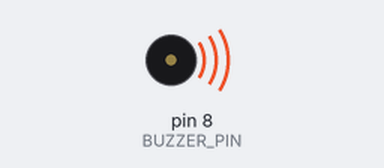
Bench run of a sketch on a simulated Arduino Uno, built with avr-gcc and run on an emulated ATmega328P. On the bench: buzzer (waves = sounding).

Above: at 2.0 s.
At 21.9 s:
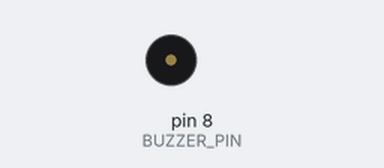
Timing chart, 0 to 40.0 s (numbered marks = the images above):
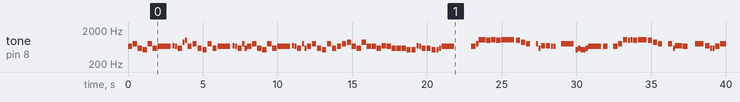

Measured:
- by itself, tone on pin 8 (BUZZER_PIN): plays 659 Hz for 0.28 s, 784 Hz for 0.28 s, 587 Hz for 0.28 s, 523 Hz for 0.28 s, 784 Hz for 0.28 s, 587 Hz for 0.28 s … (113 notes in this stretch)

The sketch:

P10_Music-1.ino
```cpp
/*
 * 蜂鸣器正极 → Pin 8，负极 → GND
 */

#define BUZZER_PIN 8

// ---------- 音符频率 ----------
#define REST     0
#define NOTE_G4  392  // 低音 5 (补充)
#define NOTE_A4  440  // 低音 6
#define NOTE_B4  494  // 低音 7 (补充)
#define NOTE_C5  523  // 1
#define NOTE_D5  587  // 2
#define NOTE_E5  659  // 3
#define NOTE_F5  698  // 4
#define NOTE_G5  784  // 5
#define NOTE_A5  880  // 6
#define NOTE_B5  988  // 7
#define NOTE_C6  1047 // 1̇ (高音)
#define NOTE_D6  1175 // 2̇
#define NOTE_E6  1319 // 3̇

int tempo = 90;
int unit = 60000 / tempo / 2; // 八分音符时长

int melody[] = {
  // ================= 前奏 (8小节) =================
  NOTE_E5, NOTE_G5, NOTE_D5, NOTE_C5, NOTE_G5, NOTE_D5,
  NOTE_E5, NOTE_F5, NOTE_E5, NOTE_D5, NOTE_A5, NOTE_B5,
  NOTE_E5, NOTE_G5, NOTE_D5, NOTE_C5, NOTE_G5, NOTE_D5,
  NOTE_E5, NOTE_F5, NOTE_E5, NOTE_D5, NOTE_G5, NOTE_D5,
  NOTE_E5, NOTE_G5, NOTE_D5, NOTE_C5, NOTE_G5, NOTE_D5,
  NOTE_E5, NOTE_F5, NOTE_E5, NOTE_D5, NOTE_G5, NOTE_D5,
  NOTE_E5, NOTE_G5, NOTE_D5, NOTE_C5, NOTE_G5, NOTE_D5,
  NOTE_E5, NOTE_G5, NOTE_A5, NOTE_E5, NOTE_D5, NOTE_A5,

  // ================= 主歌 A (第9-15小节) =================
  NOTE_E5, NOTE_E5, NOTE_D5, NOTE_F5, NOTE_E5, NOTE_D5,
  NOTE_D5, NOTE_D5, NOTE_C5, NOTE_C5, NOTE_F5, NOTE_E5, NOTE_D5,
  NOTE_D5, NOTE_C5, NOTE_C5, NOTE_D5, NOTE_E5,
  REST, NOTE_E5, NOTE_G5, NOTE_C6, NOTE_C6,
  NOTE_B5, NOTE_C6, NOTE_B5, NOTE_C6,
  NOTE_B5, NOTE_A5, NOTE_G5, REST, NOTE_G5, NOTE_D5, NOTE_F5,
  NOTE_F5, NOTE_E5, NOTE_E5, REST, NOTE_G5,

  // ================= 主歌后半段 (第23-28小节) =================
  // 1 2 1 1 2 3.
  NOTE_C5, NOTE_D5, NOTE_C5, NOTE_C5, NOTE_D5, NOTE_E5,
  // 3 0 3 5 1̇
  NOTE_E5, REST, NOTE_E5, NOTE_G5, NOTE_C6,
  // 7̇ 1̇ 7̇ 1̇
  NOTE_B5, NOTE_C6, NOTE_B5, NOTE_C6,
  // 7̇ 6̇ 5 0 5 2 4
  NOTE_B5, NOTE_A5, NOTE_G5, REST, NOTE_G5, NOTE_D5, NOTE_F5,
  // 4 3 3 0 5
  NOTE_F5, NOTE_E5, NOTE_E5, REST, NOTE_G5,
  // 4 2 2 3 5
  NOTE_F5, NOTE_D5, NOTE_D5, NOTE_E5, NOTE_G5,

  // ================= 主歌结尾 (第29-32小节) =================
  // 7̇ 1̇. 0 7 1
  NOTE_B5, NOTE_C6, REST, NOTE_B5, NOTE_C5,
  // 2 1 0 1 5 1
  NOTE_D5, NOTE_C5, REST, NOTE_C5, NOTE_G4, NOTE_C5,
  // 4 4 4 3 2 | 1 2 1 1
  NOTE_F5, NOTE_F5, NOTE_F5, NOTE_E5, NOTE_D5, NOTE_C5, NOTE_D5, NOTE_C5, NOTE_C5,
  // 7̇ 1̇. 0.
  NOTE_B5, NOTE_C6, REST,

  // ================= 导歌A (第33-41小节) =================
  // 6 5 5 5 4 4
  NOTE_A5, NOTE_G5, NOTE_G5, NOTE_G5, NOTE_F5, NOTE_F5,
  // 2 3 2 2 2 5
  NOTE_D5, NOTE_E5, NOTE_D5, NOTE_D5, NOTE_D5, NOTE_G5,
  // 5 4 4 4 4 3 2
  NOTE_G5, NOTE_F5, NOTE_F5, NOTE_F5, NOTE_F5, NOTE_E5, NOTE_D5,

  // 2 1 1 7 1.
  NOTE_D5, NOTE_C5, NOTE_C5, NOTE_B4, NOTE_C5,
  // 6 5 5 5 4 4
  NOTE_A5, NOTE_G5, NOTE_G5, NOTE_G5, NOTE_F5, NOTE_F5,
  // 3 2 2 2 4
  NOTE_E5, NOTE_D5, NOTE_D5, NOTE_D5, NOTE_F5,
  // 3 3 3 3 3 2 3
  NOTE_E5, NOTE_E5, NOTE_E5, NOTE_E5, NOTE_E5, NOTE_D5, NOTE_E5,
  // 2̇ 1̇ 1̇ 0 1̇
  NOTE_D6, NOTE_C6, NOTE_C6, REST, NOTE_C6,
  // 7 6 6.
  NOTE_B5, NOTE_A5, NOTE_A5
};

float noteDurations[] = {
  // 前奏节奏
  1,1,1,1,1,1, 3,0.5,0.5,1,0.5,0.5,
  1,1,1,1,1,1, 3,0.5,0.5,1,0.5,0.5,
  1,1,1,1,1,1, 3,0.5,0.5,1,0.5,0.5,
  1,1,1,1,1,1, 1,1,1,1,1,1,

  // 主歌A节奏
  1,1,1,1,1,1,
  1,1,1,1,0.5,0.5,1,
  1,1,0.5,0.5,3,
  3,1,0.5,0.5,1,
  1,1,1,3,
  1,1,1,1,0.5,0.5,1,
  1,0.5,0.5,1,3,

  // 主歌后半段节奏
  0.5,0.5,0.5,0.5,0.5,3.0,       // 1 2 1 1 2 3.
  1.0,1.0,1.0,1.0,1.0,           // 3 0 3 5 1̇
  0.5,0.5,1.0,2.0,               // 7̇ 1̇ 7̇ 1̇ (连音延长)
  1.0,1.0,1.0,1.0,1.0,0.5,0.5,   // 7̇ 6̇ 5 0 5 2 4
  1.0,0.5,0.5,1.5,2.0,           // 4 3 3 0 5
  1.0,0.5,0.5,1.0,3.0,           // 4 2 2 3 5

  // 主歌结尾节奏
  1.0,3.0,1.0,0.5,0.5,           // 7̇ 1̇. 0 7 1
  1.0,1.0,1.0,1.0,1.0,1.0,       // 2 1 0 1 5 1
  1,1,0.5,0.5,1,0.5,0.5,1,3,     // 4 4 4 3 2 | 1 2 1 1
  1.0,3.0,2.0,                   // 7̇ 1̇. 0.

  // 导歌A节奏
  1.0,1.0,1.0,0.5,0.5,1.0,       // 6 5 5 5 4 4
  1.0,0.5,0.5,1.0,1.0,2.0,       // 2 3 2 2 2 5
  1.0,1.0,1.0,0.5,0.5,0.5,0.5,   // 5 4 4 4 4 3 2

  1.0,1.0,0.5,0.5,3.0,           // 2 1 1 7 1.
  1.0,1.0,1.0,0.5,0.5,1.0,       // 6 5 5 5 4 4
  1.0,0.5,0.5,1.0,3.0,           // 3 2 2 2 4
  1.0,1.0,1.0,1.0,0.5,0.5,1.0,   // 3 3 3 3 3 2 3
  1.0,1.0,0.5,0.5,3.0,           // 2̇ 1̇ 1̇ 0 1̇
  1.0,1.0,4.0                    // 7 6 6.
};

int melodyLength = sizeof(melody) / sizeof(melody[0]);

void setup() {
  pinMode(BUZZER_PIN, OUTPUT);
}

void loop() {
  for (int i = 0; i < melodyLength; i++) {
    int noteDuration = (int)(unit * noteDurations[i]);

    if (melody[i] == REST) {
      noTone(BUZZER_PIN);
      delay(noteDuration);
    } else {
      int playTime = noteDuration * 0.85; // 稍微加长发声占比，让长音更饱满
      tone(BUZZER_PIN, melody[i], playTime);
      delay(noteDuration);
      noTone(BUZZER_PIN);
    }
  }
  delay(3000); // 弹完一遍，长停顿，情绪拉满
}
```
